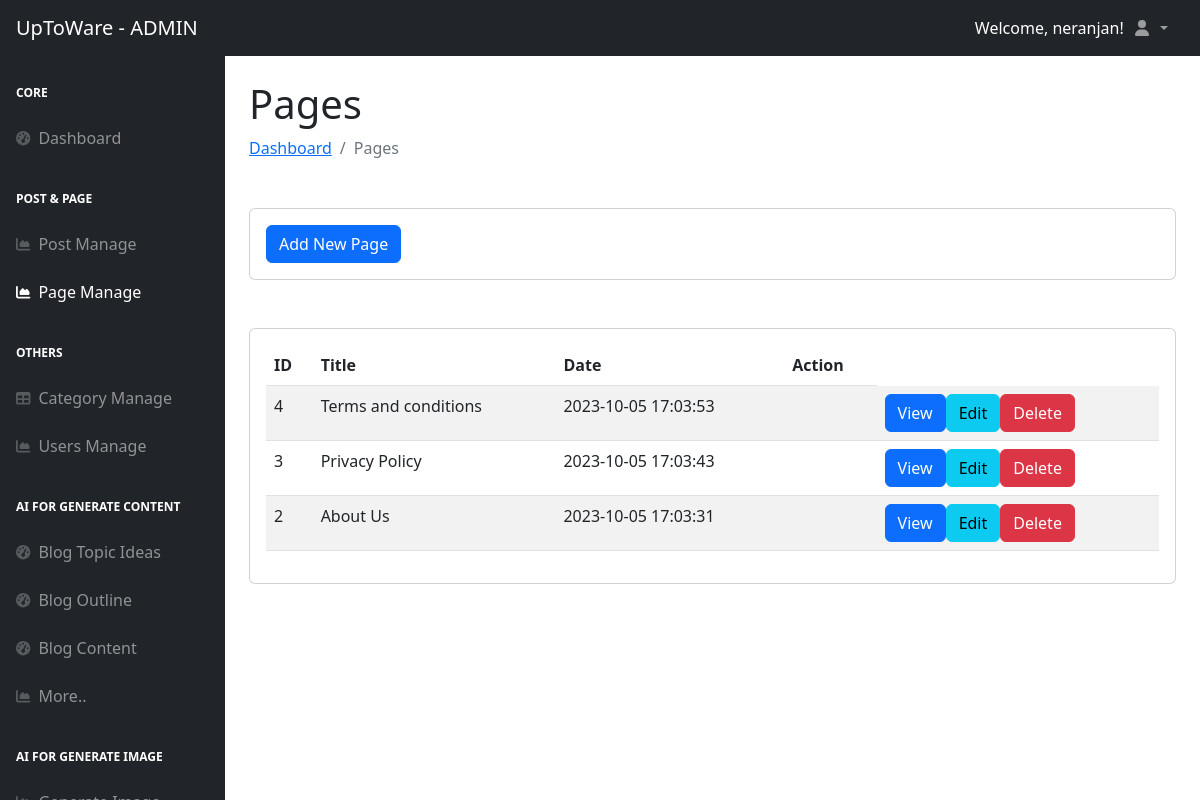
Page /dashboard/page.php (signed in) on the committed database.
### tables this page shows
CREATE TABLE `settings` (
  `id` int(11) NOT NULL,
  `sitename` varchar(255) NOT NULL,
  `tagline` varchar(255) NOT NULL DEFAULT 'None',
  `domain` varchar(255) NOT NULL DEFAULT 'None',
  `sitelogo` varchar(255) DEFAULT NULL,
  `search_visibility` tinyint(1) DEFAULT 0,
  `meta_title` varchar(255) DEFAULT '',
  `meta_keywords` text DEFAULT NULL,
  `meta_description` text DEFAULT NULL
);

CREATE TABLE `pages` (
  `id` int(11) NOT NULL,
  `title` varchar(255) NOT NULL,
  `slug` varchar(255) NOT NULL,
  `content` longtext NOT NULL,
  `created_at` datetime DEFAULT current_timestamp(),
  `updated_at` datetime DEFAULT current_timestamp() ON UPDATE current_timestamp(),
  `meta_keyword` varchar(255) DEFAULT NULL,
  `meta_title` varchar(255) DEFAULT NULL,
  `meta_description` text DEFAULT NULL
);

### dashboard/page.php (the view, shortened to what this page needs)
<?php
$db = connect_db();
$stmt = $db->prepare("SELECT * FROM pages ORDER BY created_at DESC");
$stmt->execute();
$result = $stmt->get_result();
$pages = $result->fetch_all(MYSQLI_ASSOC);
include '../include/dashboard_header.php';
include '../include/dashboard_slidenav_head.php';
?>
<h1 class="mt-4">Pages</h1>
<ol class="breadcrumb mb-4">
    <li class="breadcrumb-item"><a href="index.php">Dashboard</a></li>
    <li class="breadcrumb-item active">Pages</li>
</ol>
<div class="card mb-4 mt-5">
    <div class="card-body">
        <a href="new-page.php" class="btn btn-primary">Add New Page</a>
    </div>
</div>
<div class="card mb-4 mt-5">
    <div class="card-body">
        <table id="datatablesSimple" class="table table-striped">
            <thead>
                <tr>
                    <th>ID</th>
                    <th>Title</th>
                    <th>Date</th>
                    <th>Action</th>
                </tr>
            </thead>
            <tbody>
                <?php
                foreach ($pages as $page):
                    echo "<tr>";
                    echo "<td>" . htmlspecialchars($page['id']) . "</td>";
                    echo "<td>" . htmlspecialchars($page['title']) . "</td>";
                    echo "<td>" . htmlspecialchars($page['created_at']) . "</td>";
                    echo "<td>";
                    echo "<td>";
                    echo "<a href='../page?slug=" . htmlspecialchars($page['slug']) . "' class='btn btn-primary' target='_blank'>View</a>";
                    if ($_SESSION['user_role'] === 'Admin') {
                        echo "<a href='edit-page.php?id=" . htmlspecialchars($page['id']) . "' class='btn btn-info'>Edit</a>";
                        echo "<a href='../process/process_page.php?action=delete&id=" . htmlspecialchars($page['id']) . "' class='btn btn-danger' onclick='return confirm(\"Are you sure you want to delete this page?\")'>Delete</a>";
                    }
                    echo "</td>";
                    echo "</td>";
                    echo "</tr>";
                endforeach;
                ?>
            </tbody>
        </table>
    </div>
</div>
<?php include '../include/dashboard_slidenav_down.php'; ?>
<?php include '../include/dashboard_footer.php'; ?>

### include/dashboard_header.php (shortened to what this page needs)
<?php
$db = connect_db();
$query = "SELECT sitename, sitelogo FROM settings LIMIT 1";
$result = $db->query($query);
$siteSettings = $result->fetch_assoc();
$sitename = $siteSettings['sitename'];
?>
<!DOCTYPE html>
<html lang="en">
    <head>
        <link href="https://cdn.jsdelivr.net/npm/simple-datatables@7.1.2/dist/style.min.css" rel="stylesheet" />
        <link href="css/styles.css" rel="stylesheet" />
        <link href="https://cdn.quilljs.com/1.3.6/quill.snow.css" rel="stylesheet">
    </head>
    <body class="sb-nav-fixed">
    <nav class="sb-topnav navbar navbar-expand navbar-dark bg-dark">
    <a class="navbar-brand ps-3" href="index.html"><?php echo $sitename; ?> - ADMIN</a>
    <div class="ms-auto text-white">
        Welcome, <?php echo $_SESSION['username']; ?>!
    </div>
    <ul class="navbar-nav ms-auto ms-md-0 me-3 me-lg-4">
        <li class="nav-item dropdown">
            <a class="nav-link dropdown-toggle" id="navbarDropdown" href="#" role="button" data-bs-toggle="dropdown" aria-expanded="false">
                <i class="fas fa-user fa-fw"></i>
            </a>
        </li>
    </ul>
</nav>

### rows in the picture
settings: sitename "UpToWare"
pages: id "4", title "Terms and conditions", created_at "2023-10-05 17:03:53"
pages: id "3", title "Privacy Policy", created_at "2023-10-05 17:03:43"
pages: id "2", title "About Us", created_at "2023-10-05 17:03:31"

### other values in the picture
$_SESSION['username'] "neranjan"
